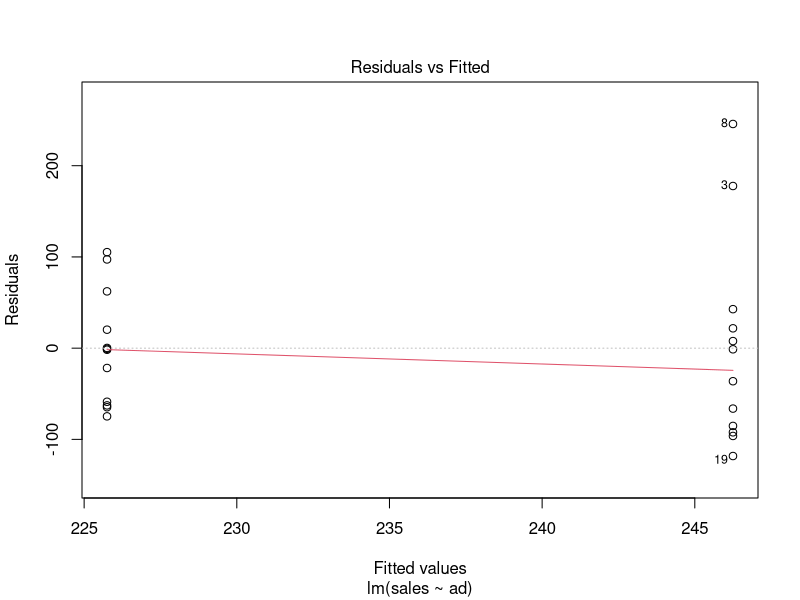
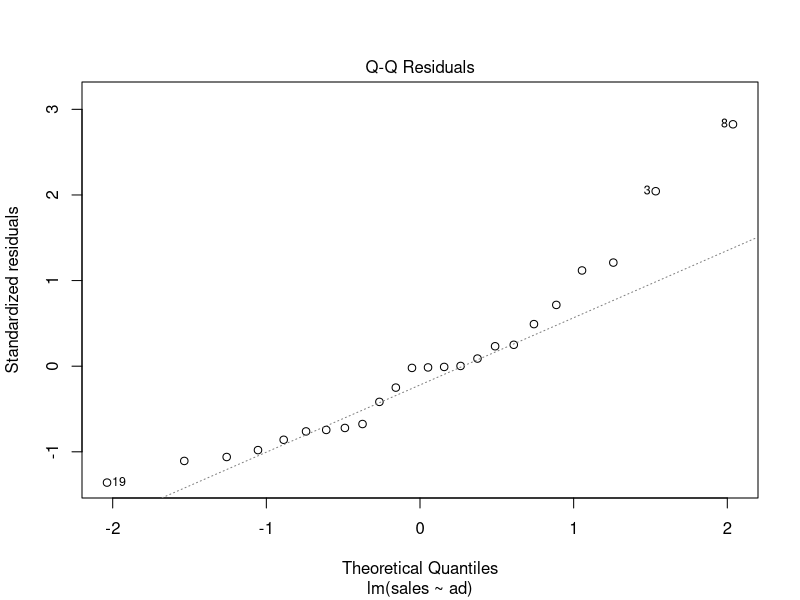
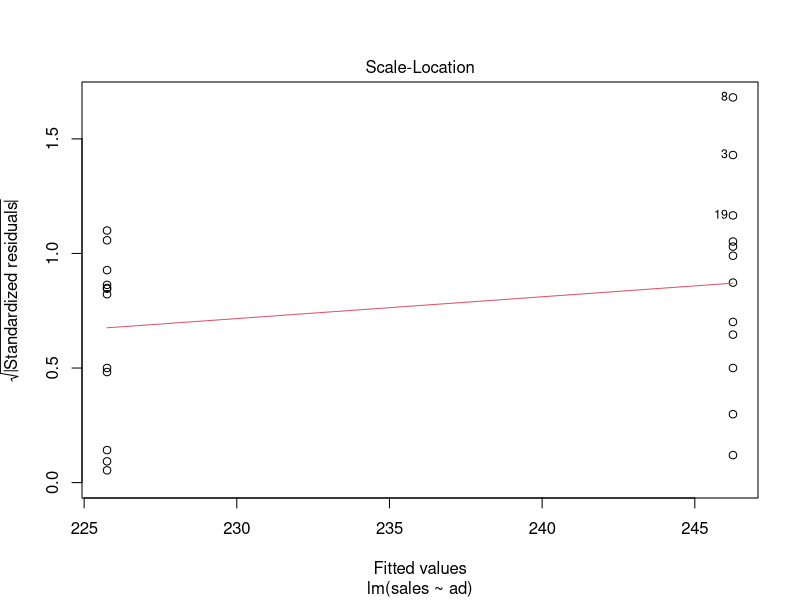

Recreate these plots in R, in order.
library(car)

newfood = data.frame(
sales=c(225,323,424,268,224,331,254,492,167,226,210,289,204,288,245,161,161,
246,128,154,163,151,180,150),
price=c(24,24,24,24,24,24,24,24,29,29,29,29,29,29,29,29,34,34,34,34,34,34,34,34),
ad=c(0,0,1,1,0,0,1,1,0,0,1,1,0,0,1,1,0,0,1,1,0,0,1,1),
loc=c(0,0,0,0,1,1,1,1,0,0,0,0,1,1,1,1,0,0,0,0,1,1,1,1),
income=c(7.3,8.3,6.9,6.5,7.3,8.3,6.9,6.5,6.5,8.4,6.5,6.2,6.5,8.4,6.5,6.2,
7.2,8.1,6.6,6.1,7.2,8.1,6.6,6.1),
volume=c(34,41,32,28,34,41,23,37,33,39,30,27,37,43,30,19,32,42,29,24,32,36,29,24),
city=c(3,4,1,2,3,4,1,2,3,4,1,2,3,4,1,2,3,4,1,2,3,4,1,2))


# newfood
# newfood[1:4,1:6]

attach(newfood)

fit = lm(sales ~ ad)
summary(fit)
# abline(fit)
plot(fit)


deviance(lm(sales~1, newfood))
deviance(lm(sales~ad, newfood))
deviance(lm(sales~ad+volume, newfood))
deviance(lm(sales~volume, newfood))

fit2 = lm(sales ~ price+ad+loc+volume+income)

# anova(fit2)
# drop1(fit2)
# summary(fit2)
vif(fit2)

fit3 = lm(price ~ ad+loc+volume+income)
summary(fit3)

coef(fit3)

cor(newfood)

cor(data.frame(income = newfood$income, volume = newfood$volume ))